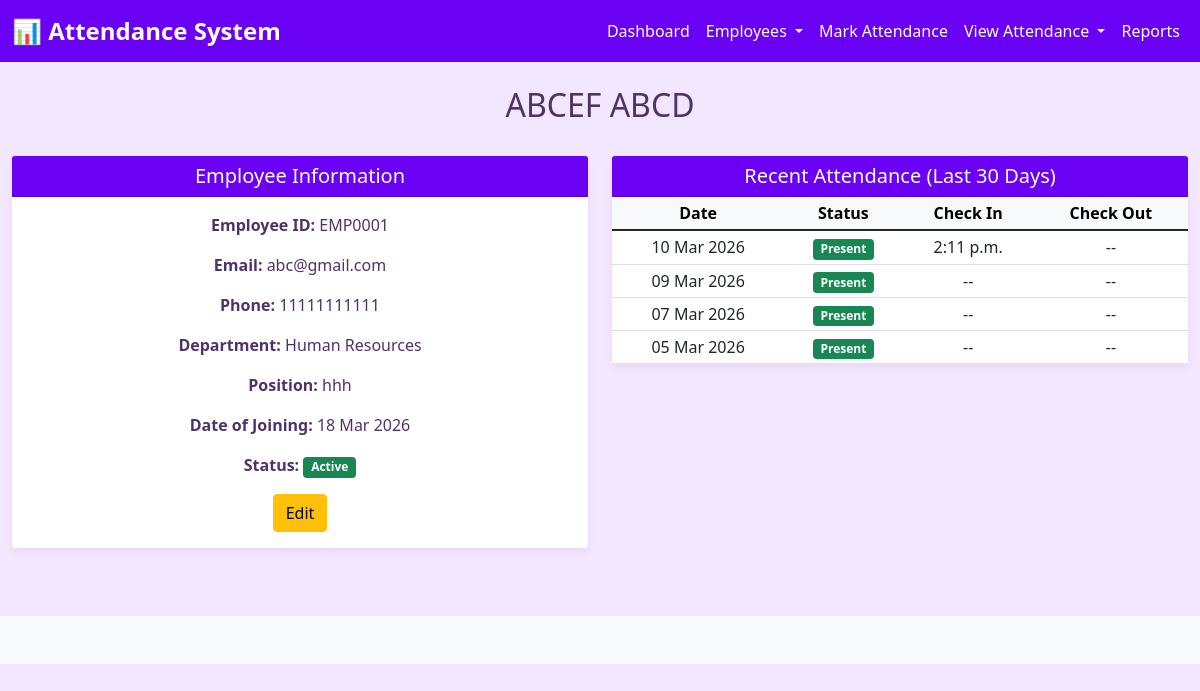
Screenshot of /attendance/employees/EMP0001/ with the database file from the repository.
### attendance/models.py (models this page shows, shortened)
class Employee(models.Model):
    DEPARTMENT_CHOICES = [
        ('HR', 'Human Resources'),
        ('IT', 'Information Technology'),
        ('SALES', 'Sales'),
        ('MARKETING', 'Marketing'),
        ('OPERATIONS', 'Operations'),
        ('FINANCE', 'Finance'),
    ]
    employee_id = models.CharField(
        max_length=10,
        unique=True,
        validators=[RegexValidator(r'^EMP\d{4}$', 'Employee ID must be in format EMPXXXX')]
    )
    first_name = models.CharField(max_length=100)
    last_name = models.CharField(max_length=100)
    email = models.EmailField(unique=True)
    phone = models.CharField(max_length=15)
    department = models.CharField(max_length=20, choices=DEPARTMENT_CHOICES)
    position = models.CharField(max_length=100)
    date_of_joining = models.DateField()
    is_active = models.BooleanField(default=True)
    created_at = models.DateTimeField(auto_now_add=True)
    updated_at = models.DateTimeField(auto_now=True)
    class Meta:
        ordering = ['employee_id']
        verbose_name_plural = "Employees"
    def get_full_name(self):
        return f"{self.first_name} {self.last_name}"

class Attendance(models.Model):
    STATUS_CHOICES = [
        ('PRESENT', 'Present'),
        ('ABSENT', 'Absent'),
        ('WORKING_LEAVE', 'Work From Home'),
        ('NFD', 'No Full Day / Half Day'),
        ('LATE', 'Late'),
    ]
    employee = models.ForeignKey(Employee, on_delete=models.CASCADE, related_name='attendance_records')
    attendance_date = models.DateField(db_index=True)
    status = models.CharField(max_length=20, choices=STATUS_CHOICES)
    check_in_time = models.TimeField(null=True, blank=True)
    check_out_time = models.TimeField(null=True, blank=True)
    remarks = models.TextField(null=True, blank=True)
    created_at = models.DateTimeField(auto_now_add=True, db_index=True)
    updated_at = models.DateTimeField(auto_now=True)
    class Meta:
        ordering = ['-attendance_date']
        unique_together = ['employee', 'attendance_date']
        verbose_name_plural = "Attendance Records"
        indexes = [
            models.Index(fields=['employee', 'attendance_date']),
            models.Index(fields=['attendance_date', 'status']),
        ]

### attendance/views.py (the view)
# urls.py: path('employees/<str:employee_id>/', views.employee_detail, name='employee_detail'),
def employee_detail(request, employee_id):
    employee = get_object_or_404(Employee, employee_id=employee_id)
    thirty_days_ago = datetime.today().date() - timedelta(days=30)
    attendance_records = Attendance.objects.filter(
        employee=employee,
        attendance_date__gte=thirty_days_ago
    ).order_by('-attendance_date')
    context = {
        'employee': employee,
        'attendance_records': attendance_records,
    }
    return render(request, 'attendance/employee_detail.html', context)

### attendance/templates/attendance/employee_detail.html (shortened to what this page needs)
{% extends 'base.html' %}
{% block content %}
<div class="row mb-4">
    <div class="col-md-12">
        <h2>{{ employee.get_full_name }}</h2>
    </div>
</div>
<div class="row">
    <div class="col-md-6">
        <div class="card">
            <div class="card-header">
                <h5 class="mb-0">Employee Information</h5>
            </div>
            <div class="card-body">
                <p><strong>Employee ID:</strong> {{ employee.employee_id }}</p>
                <p><strong>Email:</strong> {{ employee.email }}</p>
                <p><strong>Phone:</strong> {{ employee.phone }}</p>
                <p><strong>Department:</strong> {{ employee.get_department_display }}</p>
                <p><strong>Position:</strong> {{ employee.position }}</p>
                <p><strong>Date of Joining:</strong> {{ employee.date_of_joining|date:"d M Y" }}</p>
                <p><strong>Status:</strong>
                    {% if employee.is_active %}
                        <span class="badge bg-success">Active</span>
                    {% else %}
                        <span class="badge bg-danger">Inactive</span>
                    {% endif %}
                </p>
                <a href="{% url 'attendance:edit_employee' employee.employee_id %}" class="btn btn-warning">Edit</a>
            </div>
        </div>
    </div>
    <div class="col-md-6">
        <div class="card">
            <div class="card-header">
                <h5 class="mb-0">Recent Attendance (Last 30 Days)</h5>
            </div>
            <div class="table-responsive">
                <table class="table table-sm mb-0">
                    <thead class="table-light">
                        <tr>
                            <th>Date</th>
                            <th>Status</th>
                            <th>Check In</th>
                            <th>Check Out</th>
                        </tr>
                    </thead>
                    <tbody>
                        {% for record in attendance_records %}
                        <tr>
                            <td>{{ record.attendance_date|date:"d M Y" }}</td>
                            <td>
                                {% if record.status == 'PRESENT' %}
                                    <span class="badge bg-success">Present</span>
                                {% elif record.status == 'ABSENT' %}
                                    <span class="badge bg-danger">Absent</span>
                                {% elif record.status == 'LATE' %}
                                    <span class="badge bg-warning">Late</span>
                                {% elif record.status == 'HALF_DAY' %}
                                    <span class="badge bg-info">Half Day</span>
                                {% elif record.status == 'LEAVE' %}
                                    <span class="badge bg-secondary">Leave</span>
                                {% endif %}
                            </td>
                            <td>{{ record.check_in_time|default:"--" }}</td>
                            <td>{{ record.check_out_time|default:"--" }}</td>
                        </tr>
                        {% empty %}
                        <tr>
                            <td colspan="4" class="text-center py-3">No attendance records found.</td>
                        </tr>
                        {% endfor %}
                    </tbody>
                </table>
            </div>
        </div>
    </div>
</div>
{% endblock %}

### attendance/templates/base.html (style rules this page uses)
body { background-color: #f3e6ff; font-family: 'Segoe UI', Tahoma, Geneva, Verdana, sans-serif; color: #4e3368; text-align: center; }
a { text-decoration: none; }
.card { box-shadow: 0 4px 8px rgba(0,0,0,0.05); border: none; margin-bottom: 20px; }
.card-header { background-color: #6a00f4; color: white; border-radius: 5px 5px 0 0; }
table.table { background: #fff; }
table th, table td { vertical-align: middle; }

### rows the page displays
Employee: get_full_name "ABCEF ABCD", employee_id "EMP0001", email "abc@gmail.com", phone "11111111111", department "Human Resources", position "hhh", date_of_joining "18 Mar 2026"
Attendance: attendance_date "10 Mar 2026", status "Present", check_in_time "2:11 p.m.", check_out_time "--"
Attendance: attendance_date "09 Mar 2026", status "Present", check_in_time "--", check_out_time "--"
Attendance: attendance_date "07 Mar 2026", status "Present", check_in_time "--", check_out_time "--"
Attendance: attendance_date "05 Mar 2026", status "Present", check_in_time "--", check_out_time "--"
